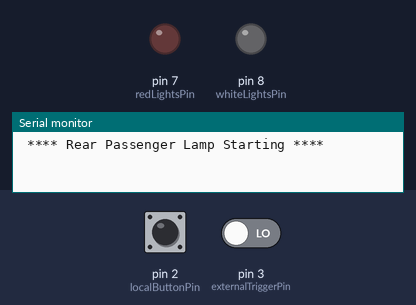
Recording of a sketch running on a simulated Arduino Uno, built with avr-gcc and run on an emulated ATmega328P. Shown: output pins drawn as LEDs (lit = HIGH), the last lines printed to the serial monitor. Inputs (shaded band) come from the test bench; at power-on: pin 2 (localButtonPin) LOW, pin 3 (externalTriggerPin) LOW.

Above: at 1.3 s.
1.4 s: pin 2 (localButtonPin) pulled HIGH for 0.6 s
At 1.9 s:
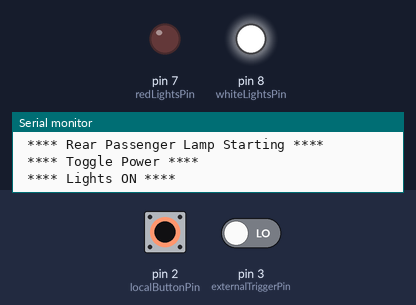
3.5 s: pin 2 (localButtonPin) pulled HIGH for 3.2 s
At 7.4 s:
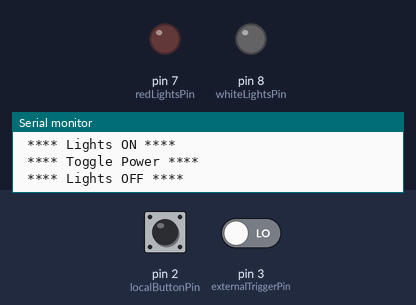
8.5 s: pin 3 (externalTriggerPin) driven HIGH
At 9.8 s:
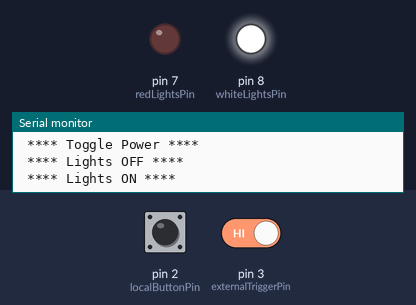
Timing chart, 0 to 11.5 s (numbered marks = the images above; inputs shaded):
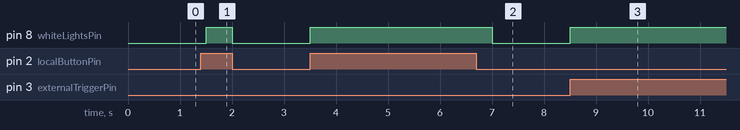

Measured:
- after the input at 1.4 s, pin 8 (whiteLightsPin): LOW → HIGH after 0.10 s, → LOW 0.50 s later
- after the input at 3.5 s, pin 8 (whiteLightsPin): LOW → HIGH at once, → LOW 3.5 s later
- after the input at 8.5 s, pin 8 (whiteLightsPin): LOW → HIGH at once

The sketch:

cabin-light--rear.ino
```cpp
/*

  Brainstorm:

  - decouple the ON/OFF of the switch from the ON/OFF of the light
  - in order to enable driver the ability to turn off the light while in operation

  - will incorporate original switch as a pseudo-momentary switch (but its a toggle switch)
  - will have power from interior lights on - to be used as a toggle trigger on/off

  - local push button shall take precedence in function
    - but external trigger MUST be able to turn OFF this light

  - future: switch between red and white modes
  - future: add PWM to be able to dim red and white independently and from other control units

  Actions:
    - switch on/off
      - via local buttons
      - via external trigger
    - switch red/white modes

  Available Triggers:
    - 12v high / low from interior lights on/off (reduced to 3.3v logic )
    - 12v from local button toggle (reduced to 3.3v logic )
      - can local button handle double click with software?
        - can double click toggle red/white
      - local button is toggle button to be used as logic toggle ( if ( localButtonState != localButtonState ){ do stuff } )
        - will it need debounce?

  Use case:
    1. Turn it off from the drivers seat
        - light is toggled ON with local button
        - driver toggles ON interior light via steering column - which in turn sets interior lights system to ON (rear is already ON and stays ON )
        - driver then toggles OFF interior lights via steering column - which in turn sets interior system lights to OFF ( including rear light - -it follows the system state )

  States / Variables:
    System_State
      - is the interior light system on?
      - this is triggered by the Jeep's 'system' interior light on/off status
      - this trigger is OEM wire run to each factory light location - each factory light will detect this independantly ( additionally the main contol unit will detect this )
    Rear_State - has the rear interior light been toggled via the local fixture button
    **Front_State - has the front interior light been toggled via a (there are 2) local fixture button**

    RedLedState
    WhiteLedState
    ButtonState

  Definitions:

  * external trigger is the steering column interior lights trigger (same as door open, etc)
  * local button is the push button / cover of the factory light shell

*/

/* Define pin usage - with non-changing constants (const)*/
const int localButtonPin = 2;     // the number of the local push button pin
const int externalTriggerPin = 3; // the number of the external trigger input
const int redLightsPin =  7;      // the number of the red led lights pin
const int whiteLightsPin =  8;      // the number of the white led lights pin

/* Define variable states - these will change */
/* button and trigger state rep the two 12v inputs */
int localButtonState = LOW; // the current reading from the input pin
int lastButtonState = LOW; // the previous reading from the input pin
int externalTriggerState = LOW;
int lastTriggerState = LOW;
int whiteLedState = HIGH;
int redLedState = LOW;
int globalSystemState = LOW;
int localSystemState = LOW;

/* Lights ON */
void turn_lights_on() {

  Serial.println(" **** Lights ON **** ");

  if(whiteLedState == HIGH){
    digitalWrite(whiteLightsPin, HIGH);
  } else
  if(redLedState == HIGH){
    digitalWrite(redLightsPin, HIGH);
  }

  localSystemState = HIGH;
}

/*
  Lights OFF
  Just turn ALL lights off regardless of mode/state?
  - it might be simpler and safer
*/
void turn_lights_off() {
  Serial.println(" **** Lights OFF **** ");

  // if(whiteLedState == HIGH){
    digitalWrite(whiteLightsPin, LOW);
  // } else
  // if(redLedState == HIGH){
    digitalWrite(redLightsPin, LOW);
  // }

  localSystemState = LOW;
}
/* Toggle local system power */
void toggle_local_state() {
  Serial.println(" **** Toggle Power **** ");
  if(localSystemState == LOW){
    turn_lights_on();
  } else {
    turn_lights_off();
  }
}

void setup() {

  Serial.begin(9600);
  // while (!Serial);
  Serial.println(" **** Rear Passenger Lamp Starting **** ");

  // initialize the LED pins as outputs
  pinMode(redLightsPin, OUTPUT);
  pinMode(whiteLightsPin, OUTPUT);

  // initialize the pushbutton / trigger pins as inputs
  pinMode(localButtonPin, INPUT);
  pinMode(externalTriggerPin, INPUT);

  // set init states for triggers
  localButtonState = digitalRead(localButtonPin);
  lastButtonState = localButtonState;
  externalTriggerState = digitalRead(externalTriggerPin);
  lastTriggerState = externalTriggerState;

}

void loop() {

    // read the state of the pushbutton/trigger value:
    localButtonState = digitalRead(localButtonPin);
    externalTriggerState = digitalRead(externalTriggerPin);

    /*
      First:
      compare the localButtonState to its previous state
      if different then button has been toggled
      (regardless of state, we only care if button state changes - the actual state is irrelevant  )
    */
    if (localButtonState != lastButtonState) {

      // Use the buttons on/off to trigger a state toggle of the lights on/off status
      toggle_local_state();

      // save the current state as the last state, for next time through the loop
      lastButtonState = localButtonState;

    } else {
      // If no changes to local button check trigger
      // compare the trigger State to its previous state
      if(externalTriggerState != lastTriggerState){

        if(externalTriggerState == HIGH){
          turn_lights_on();
        } else {
          turn_lights_off();
        }

        lastTriggerState = externalTriggerState;

      }

    }

    // Poor debounce method might be good enough
    delay(500);

}
```
